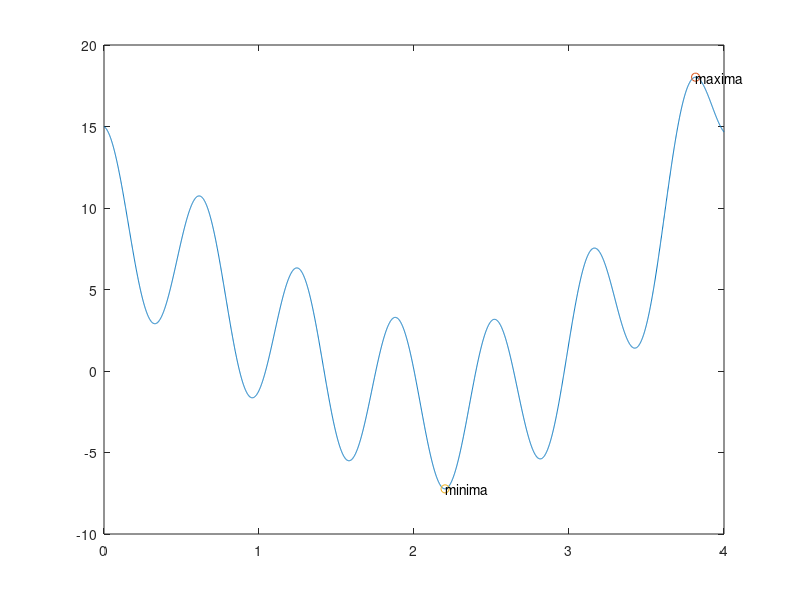

Reproduce this figure in MATLAB.
clc
clear all
h=.001;
x=0:h:4;
f=@(x) 5*cos(10*x)+x.^3-2*x.^2-6*x+10;
for i=2:length(x)
    dy(i-1)=(f(x(i))-f(x(i-1)))/(h);
end
xd=x(2:length(x));




for i=2:length(dy)
    dy2(i-1)=(dy(i)-dy(i-1))/(h);
end
xd2 = xd(2:length(xd));

mm = [];
for k = 2:length(xd)-2
    if(dy(k)*dy(k+1)) <0
        mm = [mm (xd(k) + xd(k+1))/2];
        end
    end
mm

ys = f(mm);
maxy = max(ys);
miny = min(ys);
a = find(ys==max(ys))
b = find(ys==min(ys))
plot(x,f(x));
hold on;
plot(mm(a),maxy,'o');
plot(mm(b),miny,'o');
text(mm(a),maxy,'maxima');
text(mm(b),miny,'minima');


    
